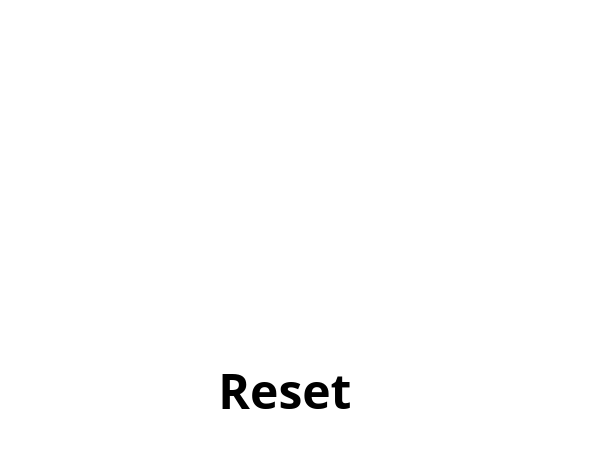
<?xml version="1.0" encoding="UTF-8"?>
<ui version="4.0">
 <class>result</class>
 <widget class="QWidget" name="result">
  <property name="geometry">
   <rect>
    <x>0</x>
    <y>0</y>
    <width>596</width>
    <height>472</height>
   </rect>
  </property>
  <property name="windowTitle">
   <string>Form</string>
  </property>
  <property name="styleSheet">
   <string notr="true">background-color: rgb(255, 255, 255);</string>
  </property>
  <widget class="QPushButton" name="pushButton">
   <property name="geometry">
    <rect>
     <x>200</x>
     <y>350</y>
     <width>170</width>
     <height>80</height>
    </rect>
   </property>
   <property name="font">
    <font>
     <family>Stone Sans ITC TT</family>
     <pointsize>36</pointsize>
     <weight>75</weight>
     <bold>true</bold>
    </font>
   </property>
   <property name="text">
    <string>Reset</string>
   </property>
   <property name="flat">
    <bool>true</bool>
   </property>
  </widget>
  <widget class="QLabel" name="label">
   <property name="geometry">
    <rect>
     <x>50</x>
     <y>50</y>
     <width>150</width>
     <height>150</height>
    </rect>
   </property>
   <property name="text">
    <string/>
   </property>
  </widget>
  <widget class="QLabel" name="label_2">
   <property name="geometry">
    <rect>
     <x>220</x>
     <y>50</y>
     <width>150</width>
     <height>150</height>
    </rect>
   </property>
   <property name="text">
    <string/>
   </property>
  </widget>
  <widget class="QLabel" name="label_3">
   <property name="geometry">
    <rect>
     <x>400</x>
     <y>50</y>
     <width>150</width>
     <height>150</height>
    </rect>
   </property>
   <property name="text">
    <string/>
   </property>
  </widget>
  <widget class="QLabel" name="label_4">
   <property name="geometry">
    <rect>
     <x>150</x>
     <y>230</y>
     <width>241</width>
     <height>91</height>
    </rect>
   </property>
   <property name="font">
    <font>
     <family>Stone Sans ITC TT</family>
     <pointsize>36</pointsize>
     <weight>75</weight>
     <bold>true</bold>
    </font>
   </property>
   <property name="text">
    <string/>
   </property>
  </widget>
 </widget>
 <resources/>
 <connections/>
</ui>
